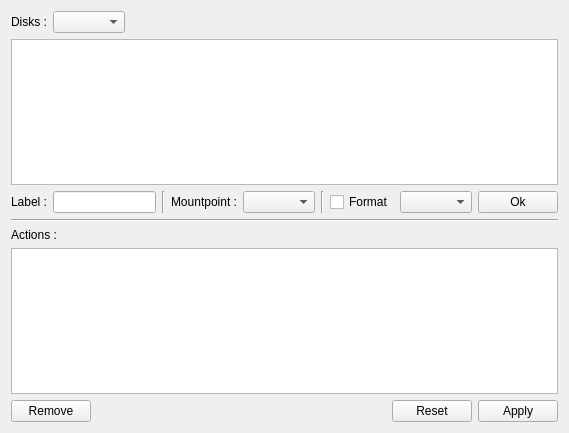
<?xml version="1.0" encoding="UTF-8"?>
<ui version="4.0">
 <class>diskPage</class>
 <widget class="QWidget" name="diskPage">
  <property name="geometry">
   <rect>
    <x>0</x>
    <y>0</y>
    <width>569</width>
    <height>433</height>
   </rect>
  </property>
  <property name="windowTitle">
   <string>Form</string>
  </property>
  <layout class="QVBoxLayout" name="verticalLayout">
   <item>
    <layout class="QHBoxLayout" name="horizontalLayout">
     <item>
      <widget class="QLabel" name="label">
       <property name="text">
        <string>Disks :</string>
       </property>
      </widget>
     </item>
     <item>
      <widget class="QComboBox" name="disksList"/>
     </item>
     <item>
      <spacer name="horizontalSpacer_2">
       <property name="orientation">
        <enum>Qt::Horizontal</enum>
       </property>
       <property name="sizeHint" stdset="0">
        <size>
         <width>418</width>
         <height>18</height>
        </size>
       </property>
      </spacer>
     </item>
    </layout>
   </item>
   <item>
    <widget class="QTreeView" name="partitionsTreeView"/>
   </item>
   <item>
    <layout class="QHBoxLayout" name="horizontalLayout_2">
     <item>
      <widget class="QLabel" name="label_2">
       <property name="sizePolicy">
        <sizepolicy hsizetype="Fixed" vsizetype="Preferred">
         <horstretch>0</horstretch>
         <verstretch>0</verstretch>
        </sizepolicy>
       </property>
       <property name="text">
        <string>Label :</string>
       </property>
      </widget>
     </item>
     <item>
      <widget class="QLineEdit" name="labelLineEdit">
       <property name="sizePolicy">
        <sizepolicy hsizetype="Expanding" vsizetype="Fixed">
         <horstretch>0</horstretch>
         <verstretch>0</verstretch>
        </sizepolicy>
       </property>
      </widget>
     </item>
     <item>
      <widget class="Line" name="line_2">
       <property name="orientation">
        <enum>Qt::Vertical</enum>
       </property>
      </widget>
     </item>
     <item>
      <widget class="QLabel" name="label_3">
       <property name="sizePolicy">
        <sizepolicy hsizetype="Fixed" vsizetype="Preferred">
         <horstretch>0</horstretch>
         <verstretch>0</verstretch>
        </sizepolicy>
       </property>
       <property name="text">
        <string>Mountpoint :</string>
       </property>
      </widget>
     </item>
     <item>
      <widget class="QComboBox" name="mountComboBox">
       <property name="sizePolicy">
        <sizepolicy hsizetype="Expanding" vsizetype="Fixed">
         <horstretch>0</horstretch>
         <verstretch>0</verstretch>
        </sizepolicy>
       </property>
      </widget>
     </item>
     <item>
      <widget class="Line" name="line">
       <property name="orientation">
        <enum>Qt::Vertical</enum>
       </property>
      </widget>
     </item>
     <item>
      <widget class="QCheckBox" name="formatCheckBox">
       <property name="sizePolicy">
        <sizepolicy hsizetype="Fixed" vsizetype="Fixed">
         <horstretch>0</horstretch>
         <verstretch>0</verstretch>
        </sizepolicy>
       </property>
       <property name="text">
        <string>Format</string>
       </property>
      </widget>
     </item>
     <item>
      <widget class="QComboBox" name="filesystemComboBox">
       <property name="sizePolicy">
        <sizepolicy hsizetype="Expanding" vsizetype="Fixed">
         <horstretch>0</horstretch>
         <verstretch>0</verstretch>
        </sizepolicy>
       </property>
      </widget>
     </item>
     <item>
      <widget class="QPushButton" name="addPushButton">
       <property name="text">
        <string>Ok</string>
       </property>
      </widget>
     </item>
    </layout>
   </item>
   <item>
    <widget class="Line" name="line_3">
     <property name="sizePolicy">
      <sizepolicy hsizetype="Expanding" vsizetype="Fixed">
       <horstretch>0</horstretch>
       <verstretch>0</verstretch>
      </sizepolicy>
     </property>
     <property name="orientation">
      <enum>Qt::Horizontal</enum>
     </property>
    </widget>
   </item>
   <item>
    <widget class="QLabel" name="label_4">
     <property name="sizePolicy">
      <sizepolicy hsizetype="Preferred" vsizetype="Preferred">
       <horstretch>0</horstretch>
       <verstretch>0</verstretch>
      </sizepolicy>
     </property>
     <property name="text">
      <string>Actions :       </string>
     </property>
    </widget>
   </item>
   <item>
    <widget class="QListWidget" name="actionsListWidget"/>
   </item>
   <item>
    <layout class="QHBoxLayout" name="horizontalLayout_3">
     <item>
      <widget class="QPushButton" name="removePushButton">
       <property name="text">
        <string>Remove</string>
       </property>
      </widget>
     </item>
     <item>
      <spacer name="horizontalSpacer">
       <property name="orientation">
        <enum>Qt::Horizontal</enum>
       </property>
       <property name="sizeHint" stdset="0">
        <size>
         <width>258</width>
         <height>21</height>
        </size>
       </property>
      </spacer>
     </item>
     <item>
      <widget class="QPushButton" name="resetPushButton">
       <property name="text">
        <string>Reset</string>
       </property>
      </widget>
     </item>
     <item>
      <widget class="QPushButton" name="applyPushButton">
       <property name="text">
        <string>Apply</string>
       </property>
      </widget>
     </item>
    </layout>
   </item>
  </layout>
 </widget>
 <resources/>
 <connections/>
</ui>
